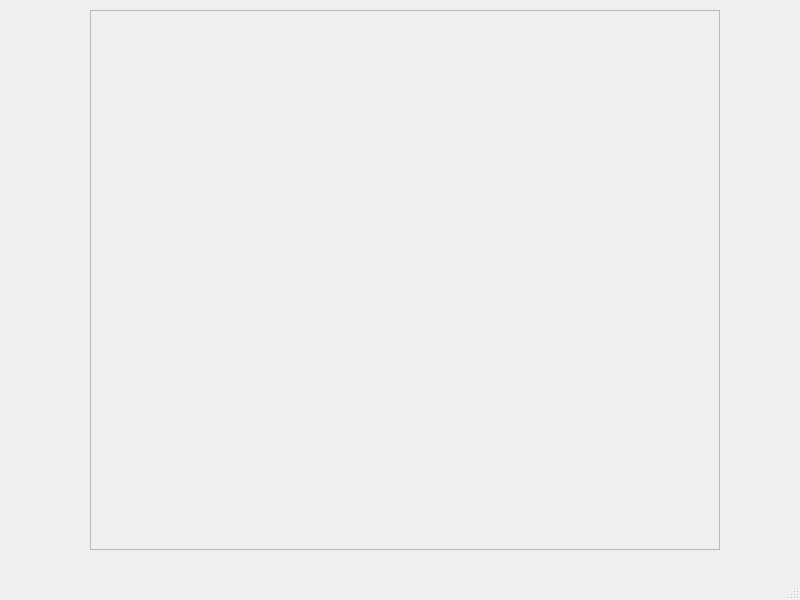
<?xml version="1.0" encoding="UTF-8"?>
<ui version="4.0">
 <class>student</class>
 <widget class="QMainWindow" name="student">
  <property name="geometry">
   <rect>
    <x>0</x>
    <y>0</y>
    <width>800</width>
    <height>600</height>
   </rect>
  </property>
  <property name="windowTitle">
   <string>MainWindow</string>
  </property>
  <widget class="QWidget" name="centralwidget">
   <widget class="Custom_View" name="studentView">
    <property name="enabled">
     <bool>false</bool>
    </property>
    <property name="geometry">
     <rect>
      <x>90</x>
      <y>10</y>
      <width>630</width>
      <height>540</height>
     </rect>
    </property>
   </widget>
  </widget>
  <widget class="QMenuBar" name="menubar">
   <property name="geometry">
    <rect>
     <x>0</x>
     <y>0</y>
     <width>800</width>
     <height>21</height>
    </rect>
   </property>
  </widget>
  <widget class="QStatusBar" name="statusbar"/>
 </widget>
 <customwidgets>
  <customwidget>
   <class>Custom_View</class>
   <extends>QGraphicsView</extends>
   <header location="global">custom_view.h</header>
  </customwidget>
 </customwidgets>
 <resources/>
 <connections/>
</ui>
